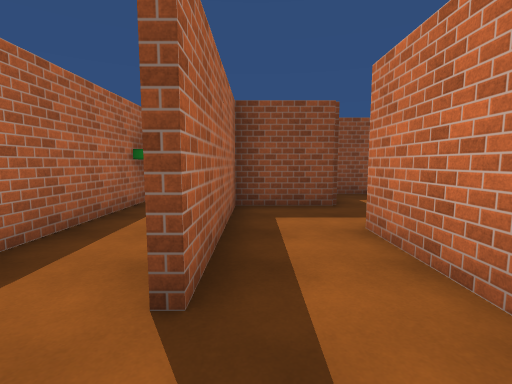
[1] (above)

24 first-person views from a walk through a Unity game level. The camera is 1.5 m above the floor, tilts 6° down and sees 85° across. The floor is counted in squares, 1.8 m on a side. Each view is taken from the middle of a square. On the plan, view 1 faces up. The plan holds only what a view shows up to about 10 squares ahead; the rest is blank. The place goes on beyond the plan. The player character is not drawn. Surface patterns are stand-ins for the level's own textures.

[2]
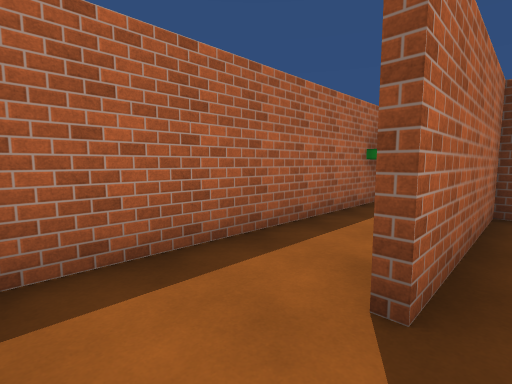

[3]
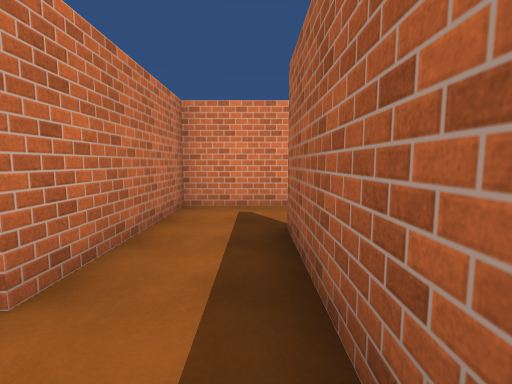

[4]
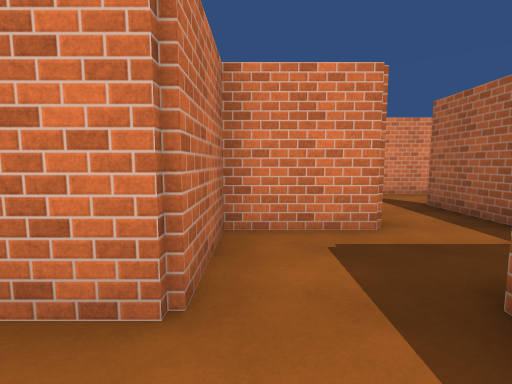

[5]
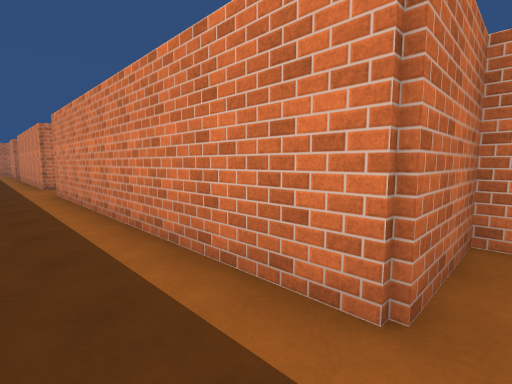

[6]
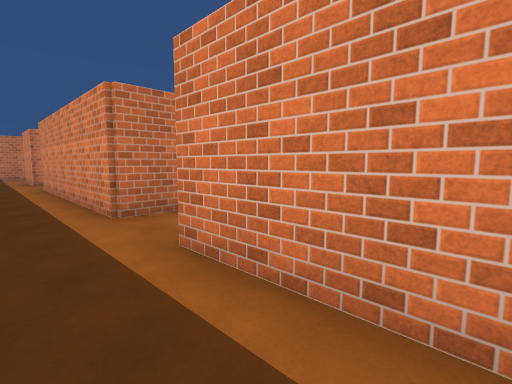

[7]
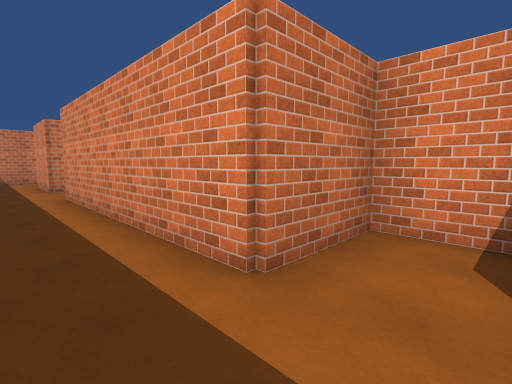

[8]
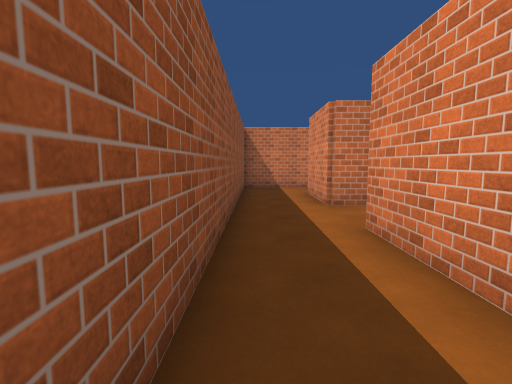

[9]
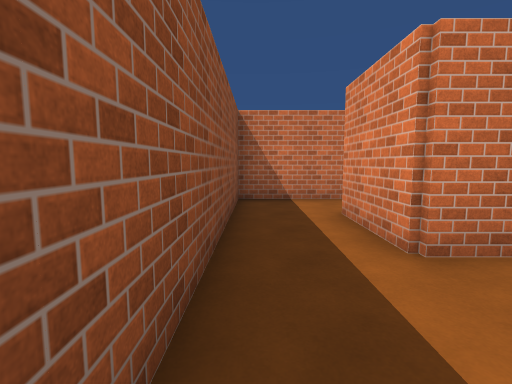

[10]
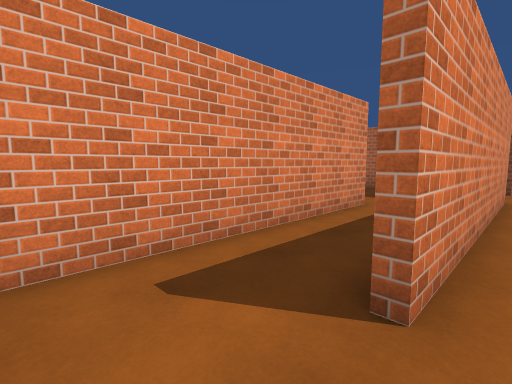

[11]
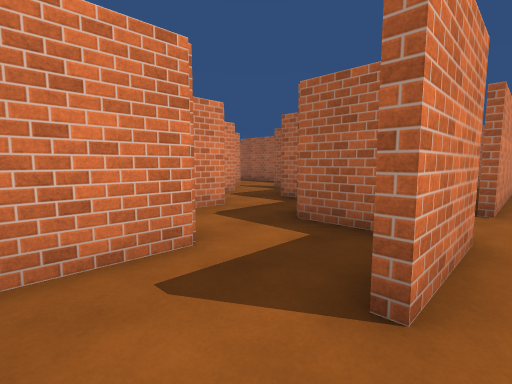

[12]
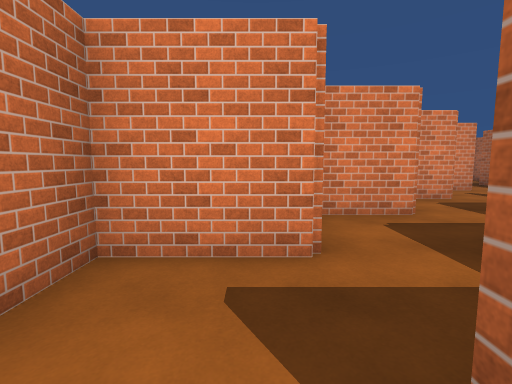

[13]
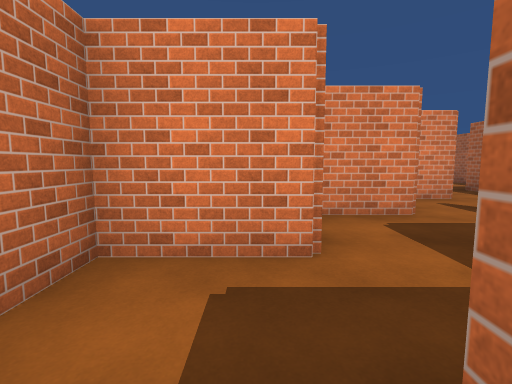

[14]
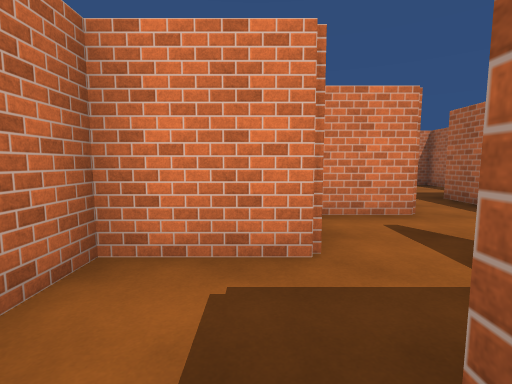

[15]
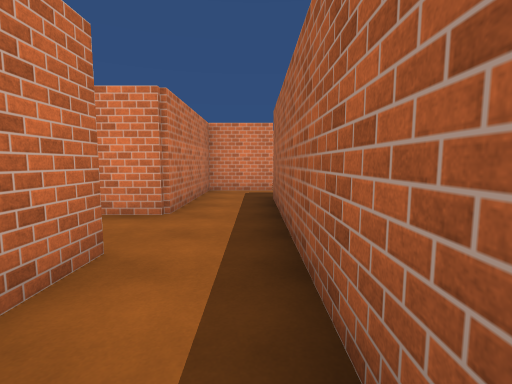

[16]
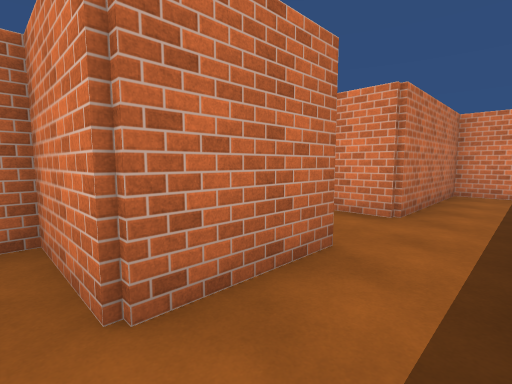

[17]
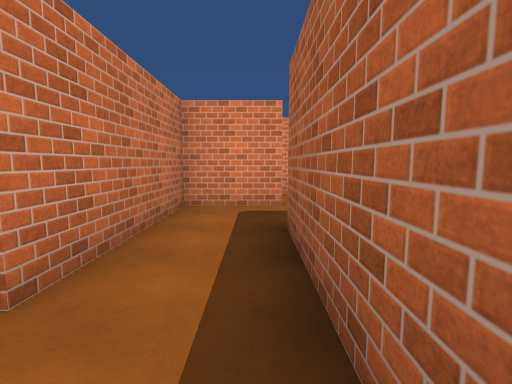

[18]
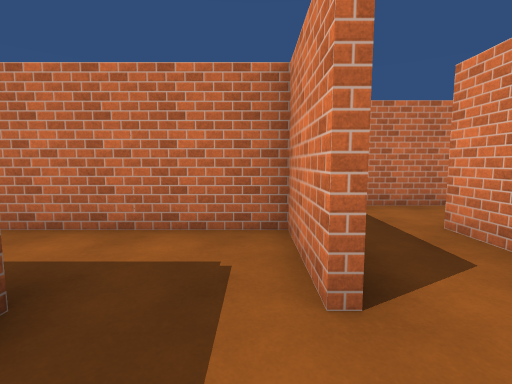

[19]
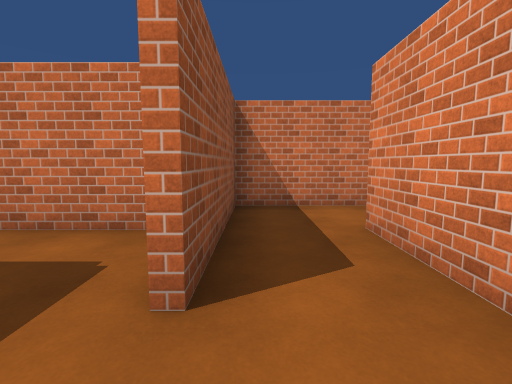

[20]
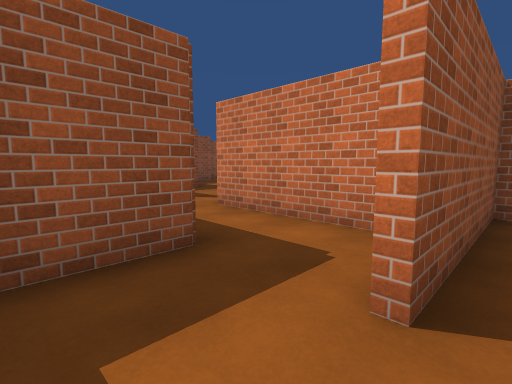

[21]
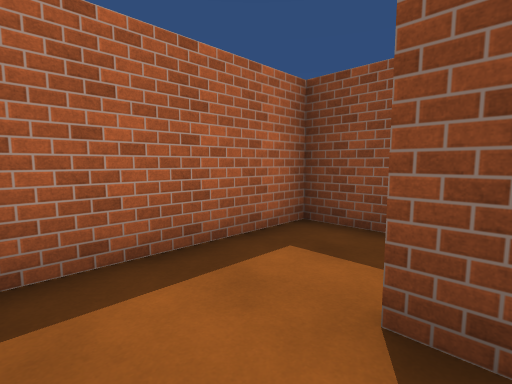

[22]
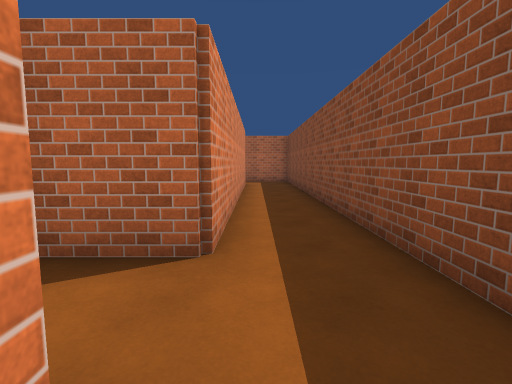

[23]
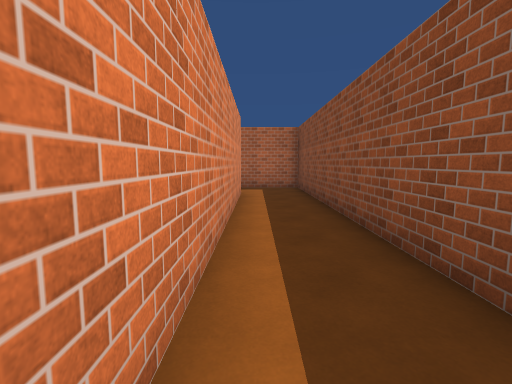

[24]
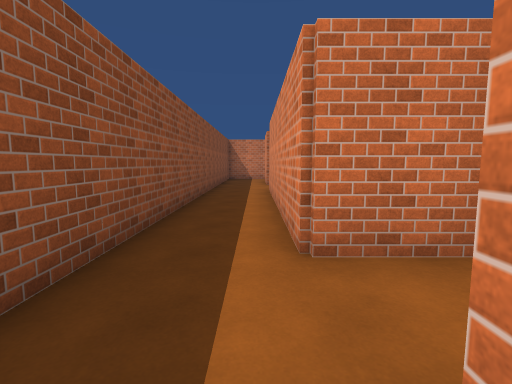

### Floor plan
Points are (right, up) in squares from view 1. A wall is a line through its corners. A room is listed if a view was taken in it or the views show most of it. See-through windows are left out.
Room 1 (views 1, 2)
walls: (-0.4, 3.5) (-0.4, 1.5); (-0.6, -0.4) (1.4, -0.4) (1.4, 3.6)
ways out: opening at (0, 2.5) to room 2; opening at (-1, 0.5) to room 9
Room 2 (view 3)
walls: (1.6, 5.4) (-0.4, 5.4) (-0.4, 3.5)
ways out: opening at (0, 2.5) to room 1; opening at (1, 4.5) to room 3
Room 3 (views 4, 5, 6, 7, 8, 9, 10, 11, 12, 22, 23, 24)
walls: (12.1, 3.6) (13.4, 3.6) (13.4, 5.6) (19.5, 5.6); (21.4, 4.6) (21.4, 5.6) (23.5, 5.6); (25.4, 4.5) (25.4, 7.4) (1.6, 7.4) (1.6, 5.4); (1.4, 3.6) (3.4, 3.6) (3.4, 5.6) (11.6, 5.6) (11.6, 4)
ways out: opening at (1, 4.5) to room 2; opening at (20, 5) to room 10; opening at (24.5, 5) to room 13
Room 4 (view 13)
walls: (21.6, 4.8) (21.6, 3.4)
ways out: opening at (22, 3) to room 12; opening at (23, 4) to room 13
Room 5 (view 14)
walls: (19.6, 2) (19.6, 1.4)
ways out: opening at (20, 1) to room 11; opening at (21, 2) to room 12
Room 6 (views 15, 16)
walls: (15.6, 1.6) (15.6, -0.4); (17.4, -0.6) (17.4, 1.6) (19.4, 1.6) (19.4, 2)
ways out: opening at (16, 0.5) to room 7
Room 7 (view 17)
walls: (15.6, -0.4) (15.6, -4.6); (17.4, -5.4) (17.4, -2.4) (19, -2.4)
ways out: opening at (16, 0.5) to room 6; opening at (16, -6) to room 8; opening at (19, 0) to room 11
Room 8 (views 18, 19, 20, 21)
walls: (15.5, -6.4) (17.4, -6.4) (17.4, -5.4); (15.1, -8.4) (17.5, -8.4); (17.4, -6.6) (15.5, -6.6); (15.6, -4.6) (13.6, -4.6) (13.6, -8.1)
ways out: opening at (16, -6) to room 7; opening at (16.5, -8)
Room 9 (no view inside)
walls: (-1.6, -0.4) (-0.6, -0.4); (-2.4, 6.1) (-2.4, 0)
ways out: opening at (-1, 0.5) to room 1
Room 10 (no view inside)
walls: (15.4, 3.6) (21, 3.6)
ways out: opening at (20, 5) to room 3; opening at (14, 3)
Room 11 (no view inside)
walls: (19.4, -0.4) (21.4, -0.4) (21.4, 0.6)
ways out: opening at (20, 1) to room 5; opening at (19, 0) to room 7
Room 12 (no view inside)
walls: (21.4, 1.6) (23.4, 1.6) (23.4, 2.6)
ways out: opening at (22, 3) to room 4; opening at (21, 2) to room 5
Room 13 (no view inside)
walls: (23.4, 3.6) (25.4, 3.6) (25.4, 4.5)
ways out: opening at (24.5, 5) to room 3; opening at (23, 4) to room 4

Where each view was taken, in squares from view 1:
view 1: 0 up, 0 right, facing up
view 2: 0 up, 0 right, facing up-left
view 3: 5 up, 0 right, facing down
view 4: 7 up, 3 right, facing down
view 5: 7 up, 3 right, facing down-right
view 6: 7 up, 9 right, facing down-right
view 7: 7 up, 12 right, facing down-right
view 8: 7 up, 16 right, facing right
view 9: 7 up, 19 right, facing right
view 10: 6 up, 21 right, facing down-left
view 11: 6 up, 25 right, facing down-left
view 12: 6 up, 24 right, facing down
view 13: 4 up, 22 right, facing down
view 14: 2 up, 20 right, facing down
view 15: 2 up, 16 right, facing down
view 16: 2 up, 16 right, facing down-right
view 17: 1 down, 16 right, facing down
view 18: 6 down, 14 right, facing right
view 19: 7 down, 14 right, facing right
view 20: 7 down, 14 right, facing up-right
view 21: 8 down, 16 right, facing up-left
view 22: 6 up, 14 right, facing left
view 23: 6 up, 11 right, facing left
view 24: 6 up, 11 right, facing right
